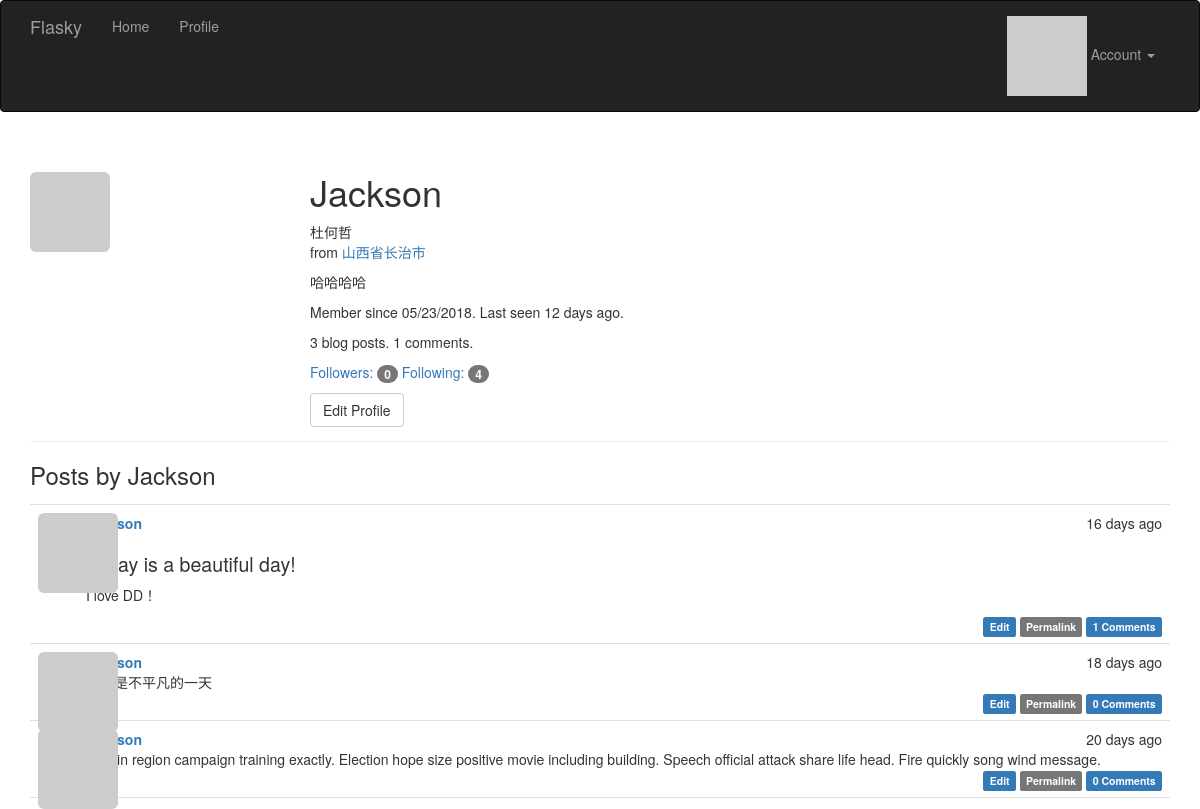
Before: /user/Jackson (signed in) with the older database file.
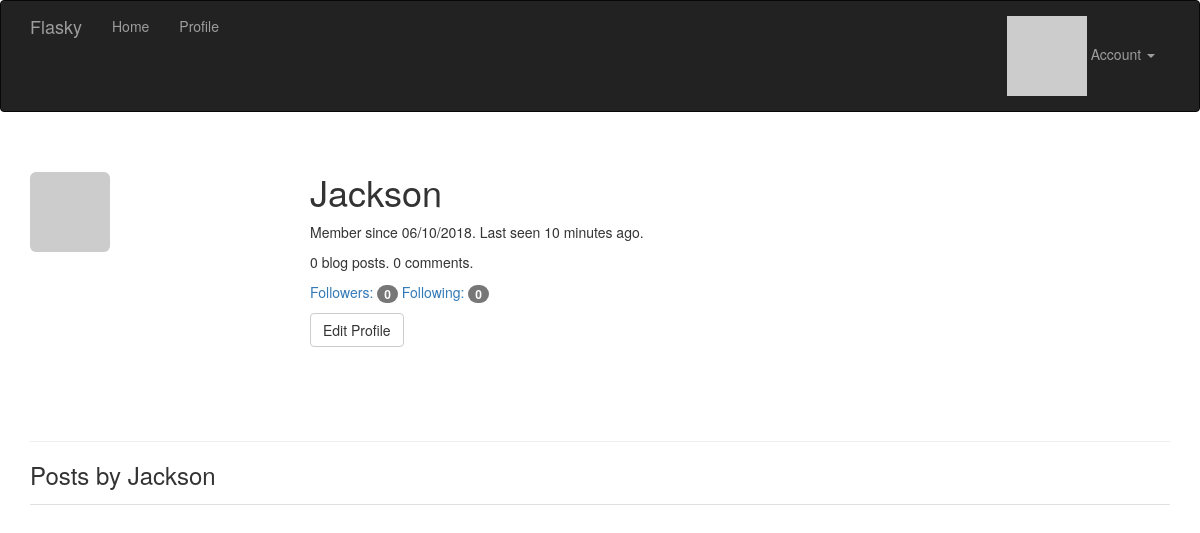
After: the same page with the newer database file.
### app/models.py (models this page shows, shortened)
class User(db.Model, UserMixin):
    __tablename__ = 'users'
    id = db.Column(db.Integer, primary_key=True)    # 用户id
    email = db.Column(db.String(64), unique=True, index=True)   # email地址
    username = db.Column(db.String(64), unique=True, index=True)    # 用户名
    password_hash = db.Column(db.String(128))   # 散列的密码
    role_id = db.Column(db.Integer, db.ForeignKey('roles.id'))  # 角色id
    confirmed = db.Column(db.Boolean, default=False)    # 是否确认邮箱
    name = db.Column(db.String(64))     # 真实姓名
    location = db.Column(db.String(64))     # 所在地
    about_me = db.Column(db.Text())     # 自我介绍
    member_since = db.Column(db.DateTime(), default=datetime.utcnow)    # 注册时间
    last_seen = db.Column(db.DateTime(), default=datetime.utcnow)   # 上次登录时间
    avatar_hash = db.Column(db.String(32))      # 用于存储用户邮箱地址的hash值 便于获取头像
    posts = db.relationship('Post', backref='author', lazy='dynamic')
    followed = db.relationship('Follow',
                               foreign_keys=[Follow.follower_id],
                               backref=db.backref('follower', lazy='joined'),
                               lazy='dynamic',
                               cascade='all, delete-orphan')
    followers = db.relationship('Follow',
                                foreign_keys=[Follow.followed_id],
                                backref=db.backref('followed', lazy='joined'),
                                lazy='dynamic',
                                cascade='all, delete-orphan')
    comments = db.relationship('Comment', backref='author', lazy='dynamic')
    @property
    def password(self):
        raise AttributeError('password is not a readable attribute')
    def can(self, permissions):
        return self.role is not None and (self.role.permissions & permissions) == permissions   # 做与操作即可判断
    def is_administrator(self):
        return self.can(Permission.ADMINISTER)
    def ping(self):
        self.last_seen = datetime.utcnow()
        db.session.add(self)
    def gravatar_hash(self):
        return hashlib.md5(self.email.encode('utf-8')).hexdigest()
    def gravatar(self, size=100, default='identicon', rating='g'):
        if request.is_secure:
            url = 'https://secure.gravatar.com/avatar'
        else:
            url = 'https://www.gravatar.com/avatar'
        hash = self.avatar_hash or self.gravatar_hash()
        return '{url}/{hash}?s={size}&d={default}&r={rating}'.format(
            url=url, hash=hash, size=size, default=default, rating=rating)

class Post(db.Model):
    __tablename__ = 'posts'
    id = db.Column(db.Integer, primary_key=True)
    body = db.Column(db.Text)
    body_html = db.Column(db.Text)
    timestamp = db.Column(db.DateTime, index=True, default=datetime.utcnow)
    author_id = db.Column(db.Integer, db.ForeignKey('users.id'))
    comments = db.relationship('Comment', backref='post', lazy='dynamic')

### app/main/views.py (the view)
@main.route('/user/<username>')
def user(username):
    user = User.query.filter_by(username=username).first_or_404()
    posts = user.posts.order_by(Post.timestamp.desc()).all()
    return render_template('user.html', user=user, posts=posts)

### app/auth/views.py (called while the page is built)
@auth.before_app_request
def before_request():
    if current_user.is_authenticated:
        current_user.ping()     # 在每个用户登录时获取登录时间
        if not current_user.confirmed \
                and request.endpoint \
                and request.blueprint != 'auth' \
                and request.endpoint != 'static':
            return redirect(url_for('auth.unconfirmed'))

### app/main/__init__.py (called while the page is built)
@main.app_context_processor
def inject_permissions():
    return dict(Permission=Permission)

### app/models.py (called while the page is built)
@login_manager.user_loader
def load_user(user_id):
    return User.query.get(int(user_id))

### app/templates/user.html (shortened to what this page needs)
{% extends "base.html" %}
{% import "_macros.html" as macros %}
{% block page_content %}
<div class="page-header">
    <img class="img-rounded profile-thumbnail" src="{{ user.gravatar(size=256) }}">
    <div class="profile-header">
        <h1>{{ user.username }}</h1>
        {% if user.name or user.location %}
        <p>
            {% if user.name %}{{ user.name }}<br>{% endif %}
            {% if user.location %}
                from <a href="http://maps.google.com/?q={{ user.location }}">{{ user.location }}</a><br>
            {% endif %}
        </p>
        {% endif %}
        {% if user.about_me %}<p>{{ user.about_me }}</p>{% endif %}
        <p>Member since {{ moment(user.member_since).format('L') }}. Last seen {{ moment(user.last_seen).fromNow() }}.</p>
        <p>{{ user.posts.count() }} blog posts. {{ user.comments.count() }} comments.</p>
        <p>
            <a href="{{ url_for('.followers', username=user.username) }}">Followers: <span class="badge">{{ user.followers.count() -1 }}</span></a>
            <a href="{{ url_for('.followed_by', username=user.username) }}">Following: <span class="badge">{{ user.followed.count() -1 }}</span></a>
        </p>
        <p>
            {% if user == current_user %}
            <a class="btn btn-default" href="{{ url_for('.edit_profile') }}">Edit Profile</a>
            {% endif %}
        </p>
    </div>
</div>
    <h3>Posts by {{ user.username }}</h3>
    {% include '_post.html' %}
{% endblock %}

### app/templates/_post.html
<ul class="posts">
    {% for post in posts %}
    <li class="post">
        <div class="post-thumbnail">
            <a href="{{ url_for('.user', username=post.author.username) }}">
                <img class="img-rounded profile-thumbnail" src="{{ post.author.gravatar(size=40) }}">
            </a>
        </div>
        <div class="post-content">
            <div class="post-date">{{ moment(post.timestamp).fromNow() }}</div>
            <div class="post-author"><a href="{{ url_for('.user', username=post.author.username) }}">{{ post.author.username }}</a></div>
            <div class="post-body">
                {% if post.body_html %}
                    {{ post.body_html | safe }}
                {% else %}
                    {{ post.body }}
                {% endif %}
            </div>
            <div class="post-footer">
                {% if current_user == post.author %}
                    <a href="{{ url_for('.edit', id=post.id) }}">
                        <span class="label label-primary">Edit</span>
                    </a>
                {% elif current_user.is_administrator() %}
                    <a href="{{ url_for('.edit', id=post.id) }}">
                        <span class="label label-danger">Edit [Admin]</span>
                    </a>
                {% endif %}
                <a href="{{ url_for('.post', id=post.id) }}">
                    <span class="label label-default">Permalink</span>
                </a>
                <a href="{{ url_for('.post', id=post.id) }}#comments">
                    <span class="label label-primary">{{ post.comments.count() }} Comments</span>
                </a>
            </div>
        </div>
    </li>
    {% endfor %}
</ul>

Changed rows visible on the page:
removed Post: timestamp "16 days ago", body_html "Today is a beautiful day! I love DD！", comments.count "1"
no longer on this page (row edited): Post: timestamp "18 days ago", body "今天是不平凡的一天", comments.count "0"
no longer on this page (row edited): Post: timestamp "20 days ago", body "Else in region campaign training exactly. Election hope size positive movie including building. Speech official attack share life head. Fire quickly song wind message.", comments.count "0"
changed User "Jackson": member_since "05/23/2018" → "06/10/2018"; last_seen "12 days ago" → "10 minutes ago"; name "杜何哲" → (not shown); location "山西省长治市" → (not shown); about_me "哈哈哈哈" → (not shown)
Other visible differences:
{{ user.posts.count() }}: "3" → "0"
{{ user.comments.count() }}: "1" → "0"
{{ user.followed.count() -1 }}: "4" → "0"
text no longer shown: "from"
